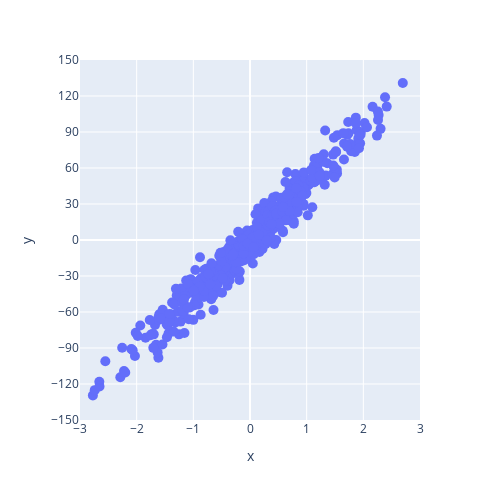

Here is the notebook cell this chart was saved with:
### Markdown cell above
Let's create a simple regression dataset with 500 observations:

### Code cell
X, y = make_regression(n_samples=500, n_features=1, random_state=0, noise=10.0)
plot_regression(X, y)

### Figure 1 — Plotly figure (JSON) as saved in the notebook; plotly's stock layout.template omitted (floating-point values rounded to 4 significant figures; data arrays with more than 128 entries replaced by an {"elided": "..."} marker saying what was removed)
{"data": [{"marker": {"size": 10}, "mode": "markers", "name": "data", "type": "scatter", "x": {"elided": "500 float values"}, "y": {"elided": "500 float values"}}], "layout": {"height": 500, "margin": {"t": 60}, "title": {"x": 0.5, "y": 0.93}, "width": 500, "xaxis": {"dtick": 1, "range": [-3, 3], "tick0": -3, "title": {"text": "x"}}, "yaxis": {"dtick": 30, "range": [-150, 150], "tick0": -150, "title": {"text": "y"}}}}
